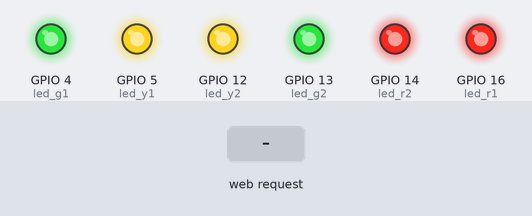
A sketch run on a simulated ESP8266 (NodeMCU). Shown: output pins drawn as LEDs (lit = HIGH). The inputs (shaded band) are chosen by the test bench. WiFi joins after 1.5 s; servers stay silent unless stated; what the sketch prints to the serial monitor is not drawn.

Above: at 2.7 s.
2.8 s: HTTP request GET /16/on received
At 4.0 s:
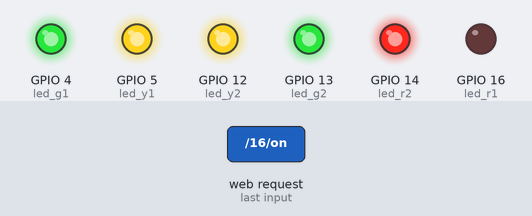
4.3 s: HTTP request GET /5/on received
At 5.1 s:
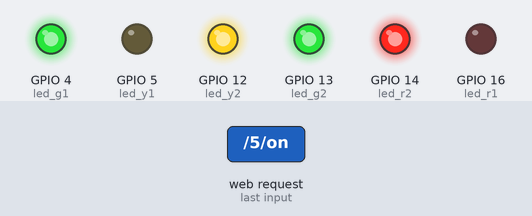
5.8 s: HTTP request GET /16/off received
At 6.3 s:
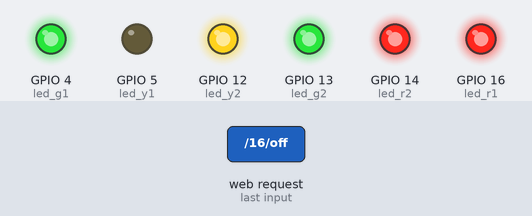
7.3 s: HTTP request GET /4/on received
At 8.5 s:
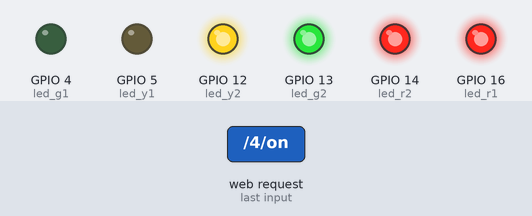
8.8 s: HTTP request GET /5/off received
At 9.7 s:
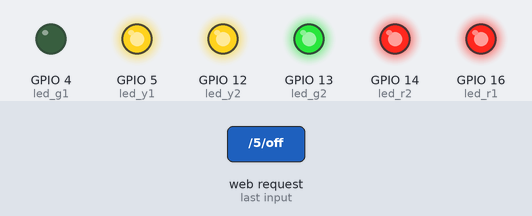
10.3 s: HTTP request GET /14/on received
At 10.9 s:
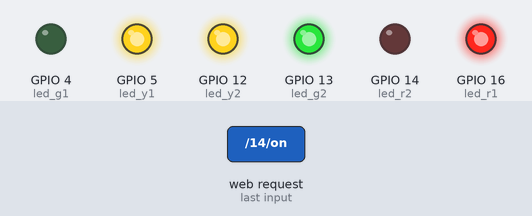
Timing chart, 0 to 12.8 s (numbered marks = the images above; inputs shaded):
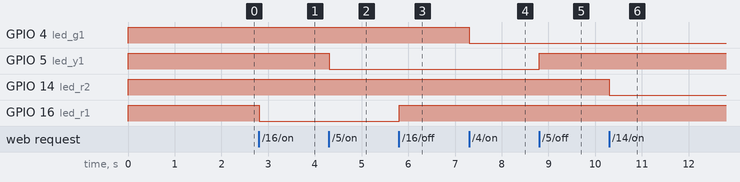

The sketch:

led_control_server.ino
```cpp
#include <ESP8266WiFi.h>

//wifi network password and name:
const char* ssid = "Clary";
const char* psswd = "parnika_sing";

//setting web server port no to 80
WiFiServer Server(80);

//variable to store the http request
String header;

//these variable store current output of LED
String op_r1 = "off";
String op_y1 = "off";
String op_g1 = "off";
String op_r2 = "off";
String op_y2 = "off";
String op_g2 = "off";

//output variable to store GPIO pins
const int led_r2 = 14;    // the number of the LED pin
const int led_y2 = 12;
const int led_g2 = 13;
const int led_y1 = 5, led_r1=16, led_g1=4 ;

//current time
unsigned long currentTime = millis();
// Previous time
unsigned long previousTime = 0;
// Define timeout time in milliseconds (example: 2000ms = 2s)
const long timeoutTime = 2000;

void setup(){
  Serial.begin(115200);
  //initialise the output variables as outputs
  pinMode(led_r1, OUTPUT);
  pinMode(led_y1, OUTPUT);
  pinMode(led_g1, OUTPUT);
  pinMode(led_r2, OUTPUT);
  pinMode(led_y2, OUTPUT);
  pinMode(led_g2, OUTPUT);

  //set ouput to high so that led is off
  digitalWrite(led_r1, HIGH);
  digitalWrite(led_y1, HIGH);
  digitalWrite(led_g1, HIGH);

  digitalWrite(led_r2, HIGH);
  digitalWrite(led_y2, HIGH);
  digitalWrite(led_g2, HIGH);

  //Connect to wifi network with ssid and psswd
  Serial.print("connecting to ");
  Serial.println(ssid);
  WiFi.begin(ssid, psswd);
  while (WiFi.status()!= WL_CONNECTED){
    delay(500);
    Serial.print(".");
  }
  //print local ip address and start web server
  Serial.println("");
  Serial.println("WiFi Connected.");
  Serial.println("IP Address: ");
  Serial.println(WiFi.localIP());
  Server.begin();
}

void loop(){
  WiFiClient client = Server.available(); // Listen for incoming clients

  if (client) { // If a new client connects,
    Serial.println("New Client."); // print a message out in the serial port
    String currentLine = ""; // make a String to hold incoming data from the client
    currentTime = millis();
    previousTime = currentTime;
    while (client.connected() && currentTime - previousTime <= timeoutTime) { // loop while the client's connected
      currentTime = millis();
      if (client.available()) { // if there's bytes to read from the client,
        char c = client.read(); // read a byte, then
        Serial.write(c); // print it out the serial monitor
        header += c;
        if (c == '\n') { // if the byte is a newline character
          // if the current line is blank, you got two newline characters in a row.
          // that's the end of the client HTTP request, so send a response:
          if (currentLine.length() == 0) {
          // HTTP headers always start with a response code (e.g. HTTP/1.1 200 OK)
          // and a content-type so the client knows what's coming, then a blank line:
            client.println("HTTP/1.1 200 OK");
            client.println("Content-type:text/html");
            client.println("Connection: close");
            client.println();


            //turns the GPIOs on and iff
            if (header.indexOf("GET /16/on") >= 0){
              Serial.println("RED LED 1 is on");
              op_r1 = "on";
              digitalWrite(led_r1, LOW);
            }
            else if(header.indexOf("GET /16/off") >= 0){
              Serial.println("RED LED 1 is off");
              op_r1="off";
              digitalWrite(led_r1, HIGH);
            }

            else if (header.indexOf("GET /5/on") >= 0){
              Serial.println("YELLOW LED 1 is on");
              op_y1 = "on";
              digitalWrite(led_y1, LOW);
            }
            else if(header.indexOf("GET /5/off")>=0){
              Serial.println("YELLOW LED 1 is off");
              op_y1="off";
              digitalWrite(led_y1, HIGH);
            }

            else if (header.indexOf("GET /4/on") >= 0){
              Serial.println("GREEN LED 1 is on");
              op_g1 = "on";
              digitalWrite(led_g1, LOW);
            }
            else if(header.indexOf("GET /4/off")>=0){
              Serial.println("GREEN LED 1 is off");
              op_g1 = "off";
              digitalWrite(led_g1, HIGH);
            }

            else if (header.indexOf("GET /14/on") >= 0){
              Serial.println("RED LED 2 is on");
              op_r2 = "on";
              digitalWrite(led_r2, LOW);
            }
            else if(header.indexOf("GET /14/off")>=0){
              Serial.println("RED LED 2 is off");
              op_r2="off";
              digitalWrite(led_r2, HIGH);
            }

            else if (header.indexOf("GET /12/on") >= 0){
              Serial.println("YELLOW LED 2 is on");
              op_y2 = "on";
              digitalWrite(led_y2, LOW);
            }
            else if(header.indexOf("GET /12/off")>=0){
              Serial.println("YELLOW LED 2 is off");
              op_y2="off";
              digitalWrite(led_y2, HIGH);
            }

            else if (header.indexOf("GET /13/on") >= 0){
              Serial.println("GREEN LED 2 is on");
              op_g2 = "on";
              digitalWrite(led_g2, LOW);
            }
            else if(header.indexOf("GET /13/off")>=0){
              Serial.println("GREEN LED 2 is off");
              op_g2="off";
              digitalWrite(led_g2, HIGH);
            }

            //Display html web page
            client.println("<!DOCTYPE html><html>");
            client.println("<head><meta name=\"viewport\" content=\"width=device-width, initial-scale=1\">");
            client.println("<link rel=\"icon\" href=\"data:,\">");

            //css file
            client.println("<style>html { font-family: Helvetica; display: inline-block; margin: 0px auto; text-align: center;}");
            client.println(".buttonRed { background-color: #ff0000; border: none; color: white; padding: 16px 40px; border-radius: 60%;");
            client.println("text-decoration: none; font-size: 30px; margin: 2px; cursor: pointer;}");
            client.println(".buttonGreen { background-color: #00ff00; border: none; color: white; padding: 16px 40px; border-radius: 60%;");
            client.println("text-decoration: none; font-size: 30px; margin: 2px; cursor: pointer;}");
            client.println(".buttonYellow { background-color: #feeb36; border: none; color: white; padding: 16px 40px; border-radius: 60%;");
            client.println("text-decoration: none; font-size: 30px; margin: 2px; cursor: pointer;}");
            client.println(".buttonOff { background-color: #77878A; border: none; color: white; padding: 16px 40px; border-radius: 70%;");
            client.println("text-decoration: none; font-size: 30px; margin: 2px; cursor: pointer;}</style></head>");

            client.println("<body><h1>My LED Control Server</h1>");
            //state of led
            client.println("<p>Red LED 1 is " + op_r1 + "</p>");
            // If the outputRedState is off, it displays the OFF button
            if (op_r1=="off") {
              client.println("<p><a href=\"/16/on\"><button class=\"button buttonOff\">OFF</button></a></p>");
            } else {
              client.println("<p><a href=\"/16/off\"><button class=\"button buttonRed\">ON</button></a></p>");
            }

            client.println("<p>YEELOW LED 1 is " + op_y1 + "</p>");
            // If the outputRedState is off, it displays the OFF button
            if (op_y1=="off") {
              client.println("<p><a href=\"/5/on\"><button class=\"button buttonOff\">OFF</button></a></p>");
            } else {
              client.println("<p><a href=\"/5/off\"><button class=\"button buttonRed\">ON</button></a></p>");
            }

            client.println("<p>GREEN LED 1 is " + op_g1 + "</p>");
            // If the outputRedState is off, it displays the OFF button
            if (op_g1=="off") {
              client.println("<p><a href=\"/4/on\"><button class=\"button buttonOff\">OFF</button></a></p>");
            } else {
              client.println("<p><a href=\"/4/off\"><button class=\"button buttonRed\">ON</button></a></p>");
            }

            client.println("<p>Red LED 2 is " + op_r2 + "</p>");
            // If the outputRedState is off, it displays the OFF button
            if (op_r2=="off") {
              client.println("<p><a href=\"/14/on\"><button class=\"button buttonOff\">OFF</button></a></p>");
            } else {
              client.println("<p><a href=\"/14/off\"><button class=\"button buttonRed\">ON</button></a></p>");
            }

            client.println("<p>YELLOW LED 2 is " + op_y2 + "</p>");
            // If the outputRedState is off, it displays the OFF button
            if (op_y2=="off") {
              client.println("<p><a href=\"/12/on\"><button class=\"button buttonOff\">OFF</button></a></p>");
            } else {
              client.println("<p><a href=\"/12/off\"><button class=\"button buttonRed\">ON</button></a></p>");
            }

            client.println("<p>GREEN LED 2 is " + op_g2 + "</p>");
            // If the outputRedState is off, it displays the OFF button
            if (op_g2=="off") {
              client.println("<p><a href=\"/13/on\"><button class=\"button buttonOff\">OFF</button></a></p>");
            } else {
              client.println("<p><a href=\"/13/off\"><button class=\"button buttonRed\">ON</button></a></p>");
            }

            client.println("</body></html>");
            // The HTTP response ends with another blank line
            client.println();
        // Break out of the while loop
            break;
          } else { // if you got a newline, then clear currentLine
            currentLine = "";
          }
        } else if (c != '\r') { // if you got anything else but a carriage return character,
          currentLine += c; // add it to the end of the currentLine
        }
      }
    }
  // Clear the header variable
    header = "";
  // Close the connection
  client.stop();
  Serial.println("Client disconnected.");
  Serial.println("");


  }
}
```

Measured:
- after the input at 2.8 s, GPIO 16 (led_r1): HIGH → LOW at once
- after the input at 4.3 s, GPIO 5 (led_y1): HIGH → LOW at once
- after the input at 5.8 s, GPIO 16 (led_r1): LOW → HIGH at once
- after the input at 7.3 s, GPIO 4 (led_g1): HIGH → LOW at once
- after the input at 8.8 s, GPIO 5 (led_y1): LOW → HIGH at once
- after the input at 10.3 s, GPIO 14 (led_r2): HIGH → LOW at once
